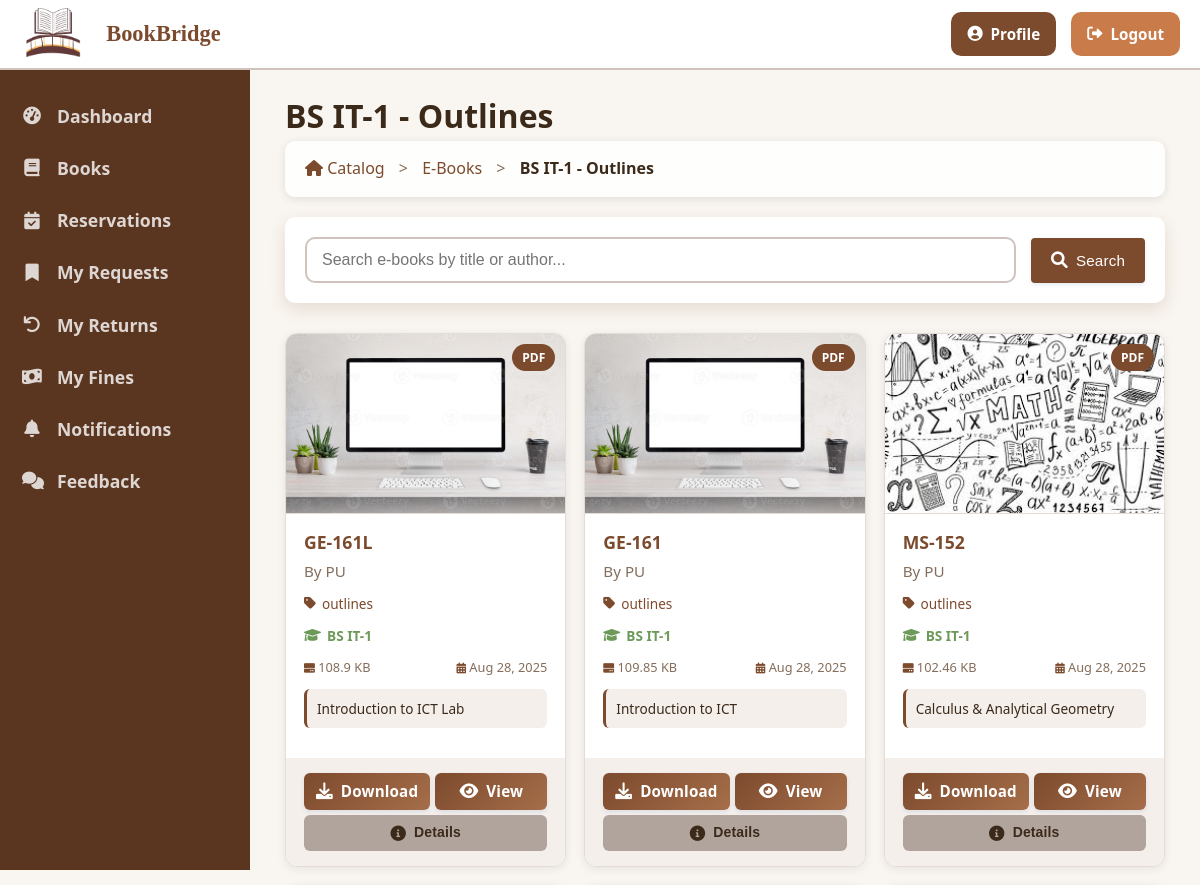
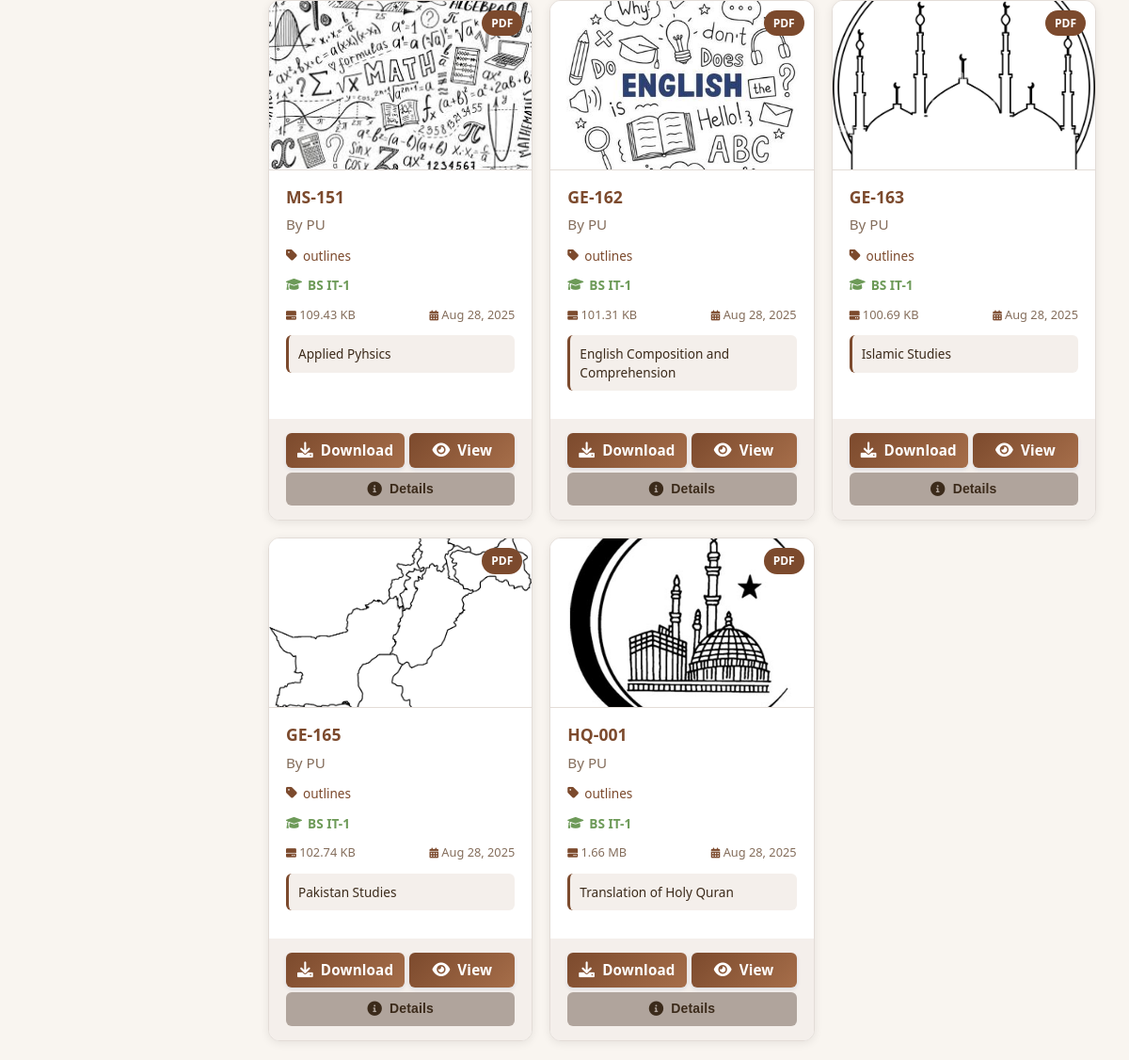
The page /student/ebooks.php?type=outlines&category=BS IT-1 (signed in) on the database as committed earlier (2 pictures, top to bottom).
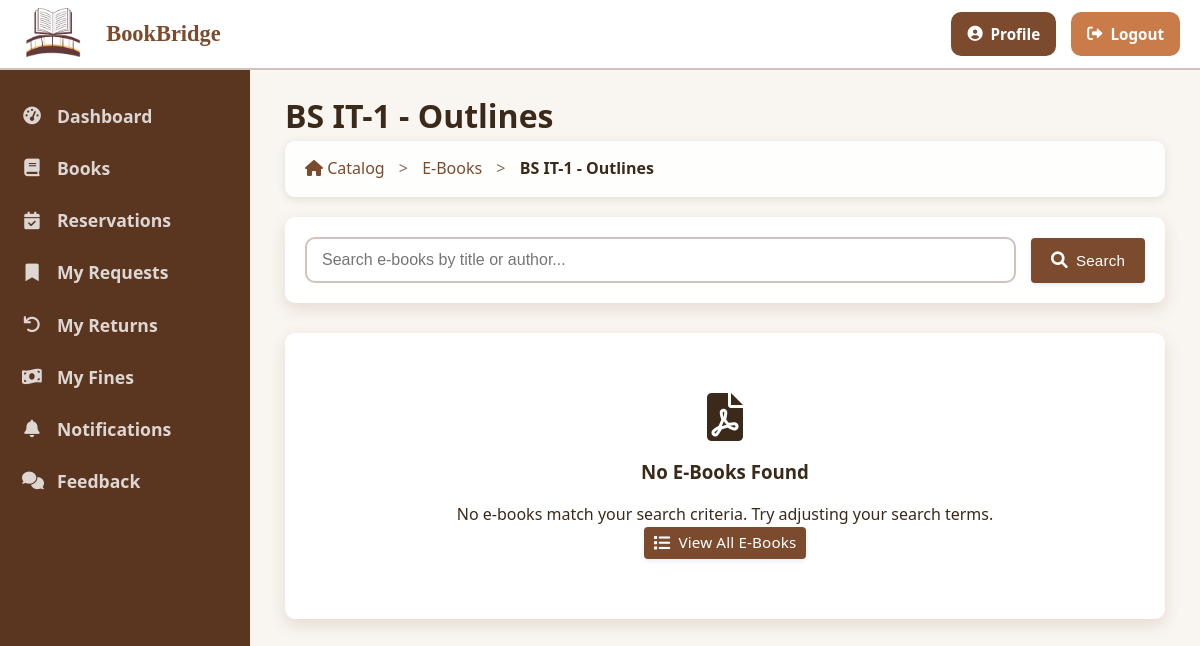
The same page on the database as committed later.
### tables this page shows
CREATE TABLE `ebooks` (
  `id` int(11) NOT NULL,
  `title` varchar(255) NOT NULL,
  `author` varchar(100) NOT NULL,
  `category` varchar(50) DEFAULT NULL,
  `file_path` varchar(255) NOT NULL,
  `file_size` varchar(20) DEFAULT NULL,
  `file_type` varchar(20) DEFAULT NULL,
  `description` text DEFAULT NULL,
  `uploaded_by` int(11) DEFAULT NULL,
  `created_at` timestamp NOT NULL DEFAULT current_timestamp(),
  `cover_image` varchar(255) DEFAULT NULL,
  `type` enum('Pastpapers','outlines','ebooks') DEFAULT NULL
);

### student/ebooks.php (the view, shortened to what the changed rows need)
<?php
include_once '../includes/header.php';
$search = isset($_GET['search']) ? trim($_GET['search']) : '';
$type = isset($_GET['type']) ? trim($_GET['type']) : '';
$category = isset($_GET['category']) ? trim($_GET['category']) : '';
$sql = "SELECT e.*, u.name as uploader_name
 FROM ebooks e
 LEFT JOIN users u
  ON e.uploaded_by = u.id
  WHERE 1=1";
$params = [];
$types = "";
if (!empty($type)) {
    $sql .= " AND e.type = ?";
    $params[] = $type;
    $types .= "s";
}
if (!empty($category)) {
    $sql .= " AND e.category = ?";
    $params[] = $category;
    $types .= "s";
}
$sql .= " ORDER BY e.created_at DESC";
$stmt = $conn->prepare($sql);
if (!empty($params)) {
    $stmt->bind_param($types, ...$params);
}
$stmt->execute();
$result = $stmt->get_result();
$ebooks = [];
while ($row = $result->fetch_assoc()) {
    $ebooks[] = $row;
}
?>
<div class="container">
    <h1 class="page-title">
        <?php if (!empty($category) && !empty($type)): ?>
            <?php echo htmlspecialchars($category); ?> - <?php echo ucfirst(htmlspecialchars($type)); ?>
        <?php else: ?>
            E-Books Library
        <?php endif; ?>
    </h1>
    <?php if (count($ebooks) > 0): ?>
        <div class="ebooks-grid">
            <?php foreach ($ebooks as $ebook): ?>
                <div class="ebook-card">
                    <div class="ebook-cover">
                        <?php if (!empty($ebook['cover_image'])): ?>
                            <img src="<?php echo htmlspecialchars($ebook['cover_image']); ?>" alt="<?php echo htmlspecialchars($ebook['title']); ?>">
                        <?php endif; ?>
                        <span class="file-type-badge"><?php echo strtoupper($ebook['file_type']); ?></span>
                    </div>
                    <div class="ebook-info">
                        <h3 class="ebook-title"><?php echo htmlspecialchars($ebook['title']); ?></h3>
                        <p class="ebook-author">By <?php echo htmlspecialchars($ebook['author']); ?></p>
                        <?php if (!empty($ebook['type'])): ?>
                            <div class="ebook-type">
                                <i class="fas fa-tag"></i>
                                <span><?php echo htmlspecialchars($ebook['type']); ?></span>
                            </div>
                        <?php endif; ?>
                        <?php if (!empty($ebook['category'])): ?>
                            <div class="ebook-category">
                                <i class="fas fa-graduation-cap"></i>
                                <span><?php echo htmlspecialchars($ebook['category']); ?></span>
                            </div>
                        <?php endif; ?>
                        <div class="ebook-meta">
                            <div class="meta-item">
                                <i class="fas fa-hdd"></i>
                                <span><?php echo htmlspecialchars($ebook['file_size']); ?></span>
                            </div>
                            <div class="meta-item">
                                <i class="fas fa-calendar-alt"></i>
                                <span><?php echo date('M d, Y', strtotime($ebook['created_at'])); ?></span>
                            </div>
                        </div>
                        <?php if (!empty($ebook['description'])): ?>
                            <div class="ebook-description">
                                <?php
                                $description = htmlspecialchars($ebook['description']);
                                echo strlen($description) > 100 ? substr($description, 0, 100) . '...' : $description;
                                ?>
                            </div>
                        <?php endif; ?>
                    </div>
                    <div class="ebook-actions">
                        <a href="<?php echo htmlspecialchars($ebook['file_path']); ?>" class="btn btn-primary" download>
                            <i class="fas fa-download"></i> Download
                        </a>
                        <a href="<?php echo htmlspecialchars($ebook['file_path']); ?>" class="btn btn-primary" target="_blank">
                            <i class="fas fa-eye"></i> View
                        </a>
                        <button class="btn btn-secondary btn-sm ebook-details-btn" data-ebook-id="<?php echo $ebook['id']; ?>">
                            <i class="fas fa-info-circle"></i> Details
                        </button>
                    </div>
                </div>
            <?php endforeach; ?>
        </div>
    <?php else: ?>
        <div class="no-results">
            <i class="fas fa-file-pdf fa-3x text-muted mb-3"></i>
            <h3>No E-Books Found</h3>
            <p class="text-muted">
                <?php if (!empty($search) || !empty($type) || !empty($category)): ?>
                    No e-books match your search criteria. Try adjusting your search terms.
                <?php else: ?>
                    No e-books are currently available in the library.
                <?php endif; ?>
            </p>
            <?php if (!empty($search) || !empty($type) || !empty($category)): ?>
                <a href="ebooks.php" class="btn btn-primary">
                    <i class="fas fa-list"></i> View All E-Books
                </a>
            <?php endif; ?>
        </div>
    <?php endif; ?>
</div>
<?php include_once '../includes/footer.php'; ?>

Rows that differ between the two databases and show on the page:
removed ebooks: cover_image (picture), file_type "PDF", title "GE-161L", author "PU", type "outlines", category "BS IT-1", file_size "108.9 KB", created_at "Aug 28, 2025", description "Introduction to ICT Lab"
removed ebooks: cover_image (picture), file_type "PDF", title "GE-161", author "PU", type "outlines", category "BS IT-1", file_size "109.85 KB", created_at "Aug 28, 2025", description "Introduction to ICT"
removed ebooks: cover_image (picture), file_type "PDF", title "MS-152", author "PU", type "outlines", category "BS IT-1", file_size "102.46 KB", created_at "Aug 28, 2025", description "Calculus & Analytical Geometry"
removed ebooks: cover_image (picture), file_type "PDF", title "MS-151", author "PU", type "outlines", category "BS IT-1", file_size "109.43 KB", created_at "Aug 28, 2025", description "Applied Pyhsics"
removed ebooks: cover_image (picture), file_type "PDF", title "GE-162", author "PU", type "outlines", category "BS IT-1", file_size "101.31 KB", created_at "Aug 28, 2025", description "English Composition and Comprehension"
removed ebooks: cover_image (picture), file_type "PDF", title "GE-163", author "PU", type "outlines", category "BS IT-1", file_size "100.69 KB", created_at "Aug 28, 2025", description "Islamic Studies"
removed ebooks: cover_image (picture), file_type "PDF", title "GE-165", author "PU", type "outlines", category "BS IT-1", file_size "102.74 KB", created_at "Aug 28, 2025", description "Pakistan Studies"
removed ebooks: cover_image (picture), file_type "PDF", title "HQ-001", author "PU", type "outlines", category "BS IT-1", file_size "1.66 MB", created_at "Aug 28, 2025", description "Translation of Holy Quran"
Other text that changed with them:
text now shown: "No E-Books Found No e-books match your search criteria. Try adjusting your search terms. View All E-Books"
